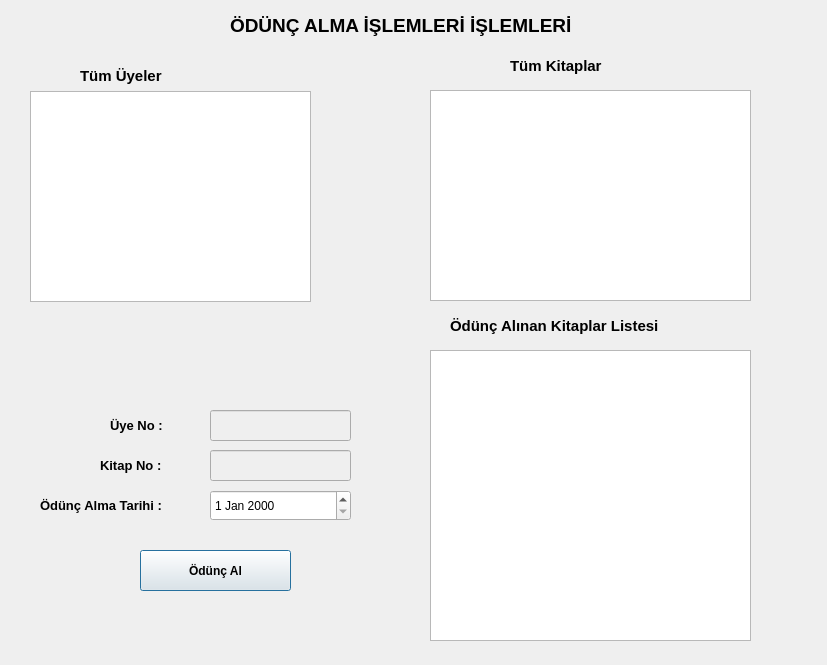
<?xml version="1.0" encoding="UTF-8"?>
<ui version="4.0">
 <class>oduncalma</class>
 <widget class="QMainWindow" name="oduncalma">
  <property name="geometry">
   <rect>
    <x>0</x>
    <y>0</y>
    <width>827</width>
    <height>665</height>
   </rect>
  </property>
  <property name="windowTitle">
   <string>MainWindow</string>
  </property>
  <widget class="QWidget" name="centralwidget">
   <widget class="QTableView" name="tView_members">
    <property name="geometry">
     <rect>
      <x>30</x>
      <y>91</y>
      <width>281</width>
      <height>211</height>
     </rect>
    </property>
    <property name="autoFillBackground">
     <bool>false</bool>
    </property>
    <property name="wordWrap">
     <bool>false</bool>
    </property>
    <attribute name="horizontalHeaderMinimumSectionSize">
     <number>49</number>
    </attribute>
    <attribute name="horizontalHeaderDefaultSectionSize">
     <number>89</number>
    </attribute>
   </widget>
   <widget class="QLabel" name="label_8">
    <property name="geometry">
     <rect>
      <x>450</x>
      <y>310</y>
      <width>281</width>
      <height>31</height>
     </rect>
    </property>
    <property name="font">
     <font>
      <pointsize>11</pointsize>
      <bold>true</bold>
     </font>
    </property>
    <property name="text">
     <string>Ödünç Alınan Kitaplar Listesi</string>
    </property>
   </widget>
   <widget class="QLabel" name="label_5">
    <property name="geometry">
     <rect>
      <x>100</x>
      <y>450</y>
      <width>81</width>
      <height>31</height>
     </rect>
    </property>
    <property name="font">
     <font>
      <pointsize>10</pointsize>
      <bold>true</bold>
     </font>
    </property>
    <property name="text">
     <string>Kitap No :</string>
    </property>
   </widget>
   <widget class="QLabel" name="label_2">
    <property name="geometry">
     <rect>
      <x>80</x>
      <y>60</y>
      <width>161</width>
      <height>31</height>
     </rect>
    </property>
    <property name="font">
     <font>
      <pointsize>11</pointsize>
      <bold>true</bold>
     </font>
    </property>
    <property name="text">
     <string>Tüm Üyeler</string>
    </property>
   </widget>
   <widget class="QLabel" name="label_4">
    <property name="geometry">
     <rect>
      <x>110</x>
      <y>410</y>
      <width>71</width>
      <height>31</height>
     </rect>
    </property>
    <property name="font">
     <font>
      <pointsize>10</pointsize>
      <bold>true</bold>
     </font>
    </property>
    <property name="text">
     <string>Üye No : </string>
    </property>
   </widget>
   <widget class="QLabel" name="label_9">
    <property name="geometry">
     <rect>
      <x>40</x>
      <y>490</y>
      <width>161</width>
      <height>31</height>
     </rect>
    </property>
    <property name="font">
     <font>
      <pointsize>10</pointsize>
      <bold>true</bold>
     </font>
    </property>
    <property name="text">
     <string>Ödünç Alma Tarihi :</string>
    </property>
   </widget>
   <widget class="QLineEdit" name="lineEdit_bookNo">
    <property name="enabled">
     <bool>false</bool>
    </property>
    <property name="geometry">
     <rect>
      <x>210</x>
      <y>450</y>
      <width>141</width>
      <height>31</height>
     </rect>
    </property>
   </widget>
   <widget class="QPushButton" name="btn_odncAl">
    <property name="geometry">
     <rect>
      <x>140</x>
      <y>550</y>
      <width>151</width>
      <height>41</height>
     </rect>
    </property>
    <property name="font">
     <font>
      <bold>true</bold>
     </font>
    </property>
    <property name="text">
     <string>Ödünç Al</string>
    </property>
    <property name="checkable">
     <bool>false</bool>
    </property>
    <property name="autoDefault">
     <bool>true</bool>
    </property>
    <property name="default">
     <bool>true</bool>
    </property>
   </widget>
   <widget class="QLineEdit" name="lineEdit_memberNo">
    <property name="enabled">
     <bool>false</bool>
    </property>
    <property name="geometry">
     <rect>
      <x>210</x>
      <y>410</y>
      <width>141</width>
      <height>31</height>
     </rect>
    </property>
   </widget>
   <widget class="QTableView" name="tView_oduncalinanbooks">
    <property name="geometry">
     <rect>
      <x>430</x>
      <y>350</y>
      <width>321</width>
      <height>291</height>
     </rect>
    </property>
   </widget>
   <widget class="QLabel" name="label">
    <property name="geometry">
     <rect>
      <x>230</x>
      <y>10</y>
      <width>471</width>
      <height>31</height>
     </rect>
    </property>
    <property name="palette">
     <palette>
      <active>
       <colorrole role="WindowText">
        <brush brushstyle="SolidPattern">
         <color alpha="255">
          <red>255</red>
          <green>0</green>
          <blue>0</blue>
         </color>
        </brush>
       </colorrole>
      </active>
      <inactive>
       <colorrole role="WindowText">
        <brush brushstyle="SolidPattern">
         <color alpha="255">
          <red>0</red>
          <green>0</green>
          <blue>0</blue>
         </color>
        </brush>
       </colorrole>
      </inactive>
      <disabled>
       <colorrole role="WindowText">
        <brush brushstyle="SolidPattern">
         <color alpha="255">
          <red>120</red>
          <green>120</green>
          <blue>120</blue>
         </color>
        </brush>
       </colorrole>
      </disabled>
     </palette>
    </property>
    <property name="font">
     <font>
      <pointsize>14</pointsize>
      <bold>true</bold>
     </font>
    </property>
    <property name="text">
     <string>ÖDÜNÇ ALMA İŞLEMLERİ İŞLEMLERİ</string>
    </property>
   </widget>
   <widget class="QTableView" name="tView_books">
    <property name="geometry">
     <rect>
      <x>430</x>
      <y>90</y>
      <width>321</width>
      <height>211</height>
     </rect>
    </property>
   </widget>
   <widget class="QLabel" name="label_3">
    <property name="geometry">
     <rect>
      <x>510</x>
      <y>50</y>
      <width>121</width>
      <height>31</height>
     </rect>
    </property>
    <property name="font">
     <font>
      <pointsize>11</pointsize>
      <bold>true</bold>
     </font>
    </property>
    <property name="text">
     <string>Tüm Kitaplar</string>
    </property>
   </widget>
   <widget class="QDateEdit" name="dateEdit">
    <property name="geometry">
     <rect>
      <x>210</x>
      <y>490</y>
      <width>141</width>
      <height>31</height>
     </rect>
    </property>
   </widget>
  </widget>
 </widget>
 <resources/>
 <connections/>
</ui>
